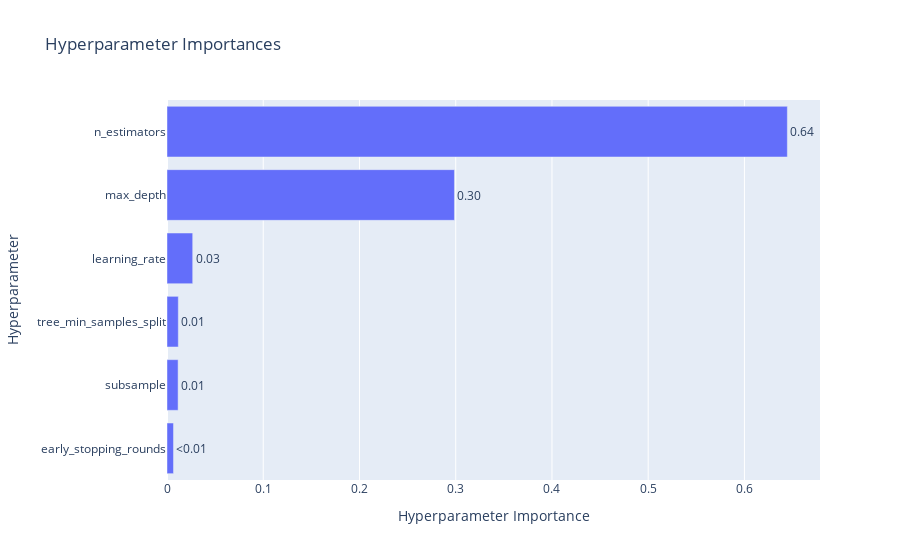

The cell this chart's notebook holds for it:
### Code cell
import optuna.visualization as vis

vis.plot_param_importances(study).show()

### Figure 1 — Plotly figure (JSON) as saved in the notebook; plotly's stock layout.template omitted (floating-point values rounded to 4 significant figures)
{"data": [{"cliponaxis": false, "hovertemplate": ["early_stopping_rounds (IntDistribution): 0.006735505513738249<extra></extra>", "subsample (FloatDistribution): 0.011533452648590866<extra></extra>", "tree_min_samples_split (IntDistribution): 0.01174900277532824<extra></extra>", "learning_rate (FloatDistribution): 0.026705643274728613<extra></extra>", "max_depth (IntDistribution): 0.29868291942982833<extra></extra>", "n_estimators (IntDistribution): 0.6445934763577856<extra></extra>"], "name": "Objective Value", "orientation": "h", "text": ["<0.01", "0.01", "0.01", "0.03", "0.30", "0.64"], "textposition": "outside", "type": "bar", "x": [0.006736, 0.01153, 0.01175, 0.02671, 0.2987, 0.6446], "y": ["early_stopping_rounds", "subsample", "tree_min_samples_split", "learning_rate", "max_depth", "n_estimators"]}], "layout": {"title": {"text": "Hyperparameter Importances"}, "xaxis": {"title": {"text": "Hyperparameter Importance"}}, "yaxis": {"title": {"text": "Hyperparameter"}}}}
